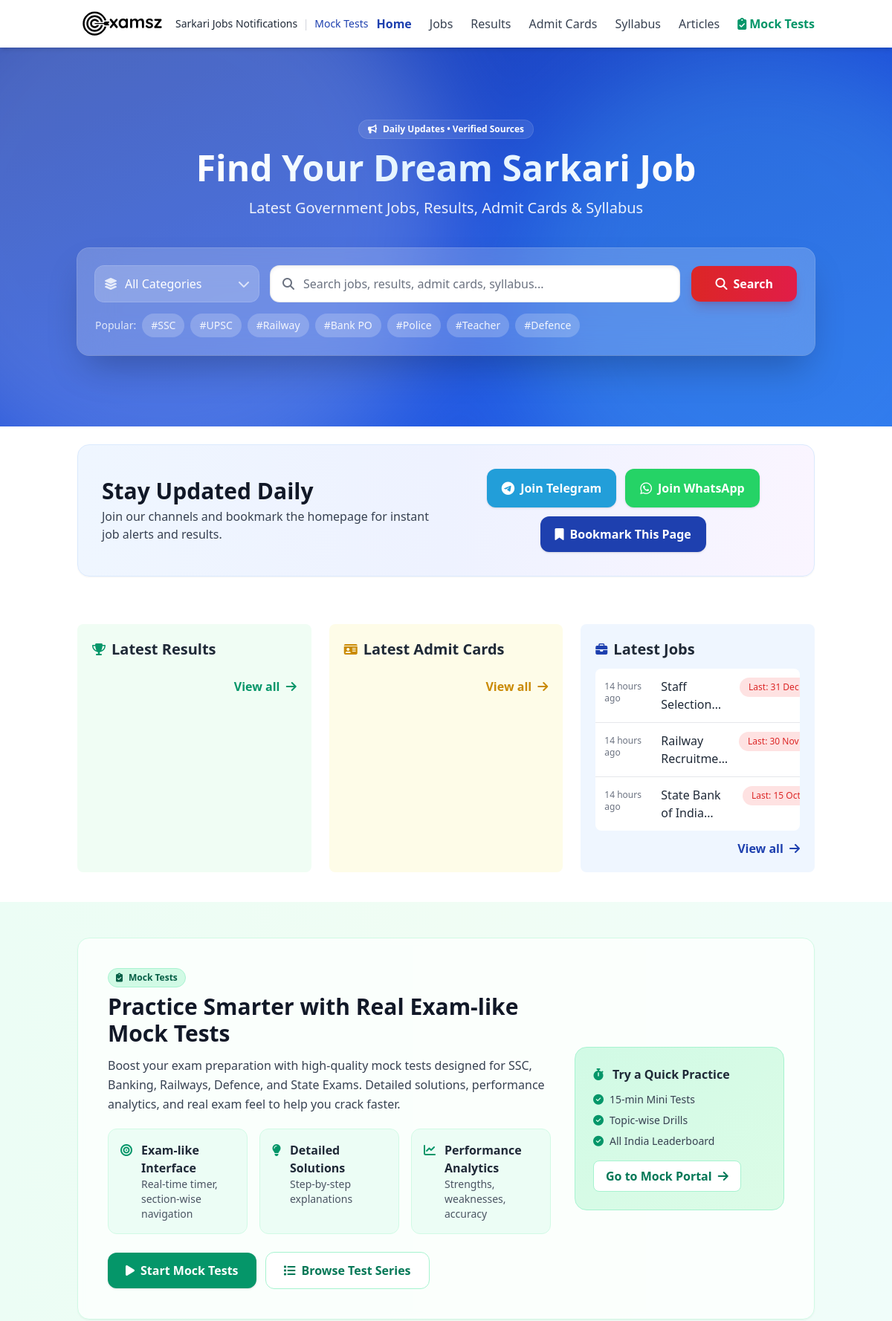
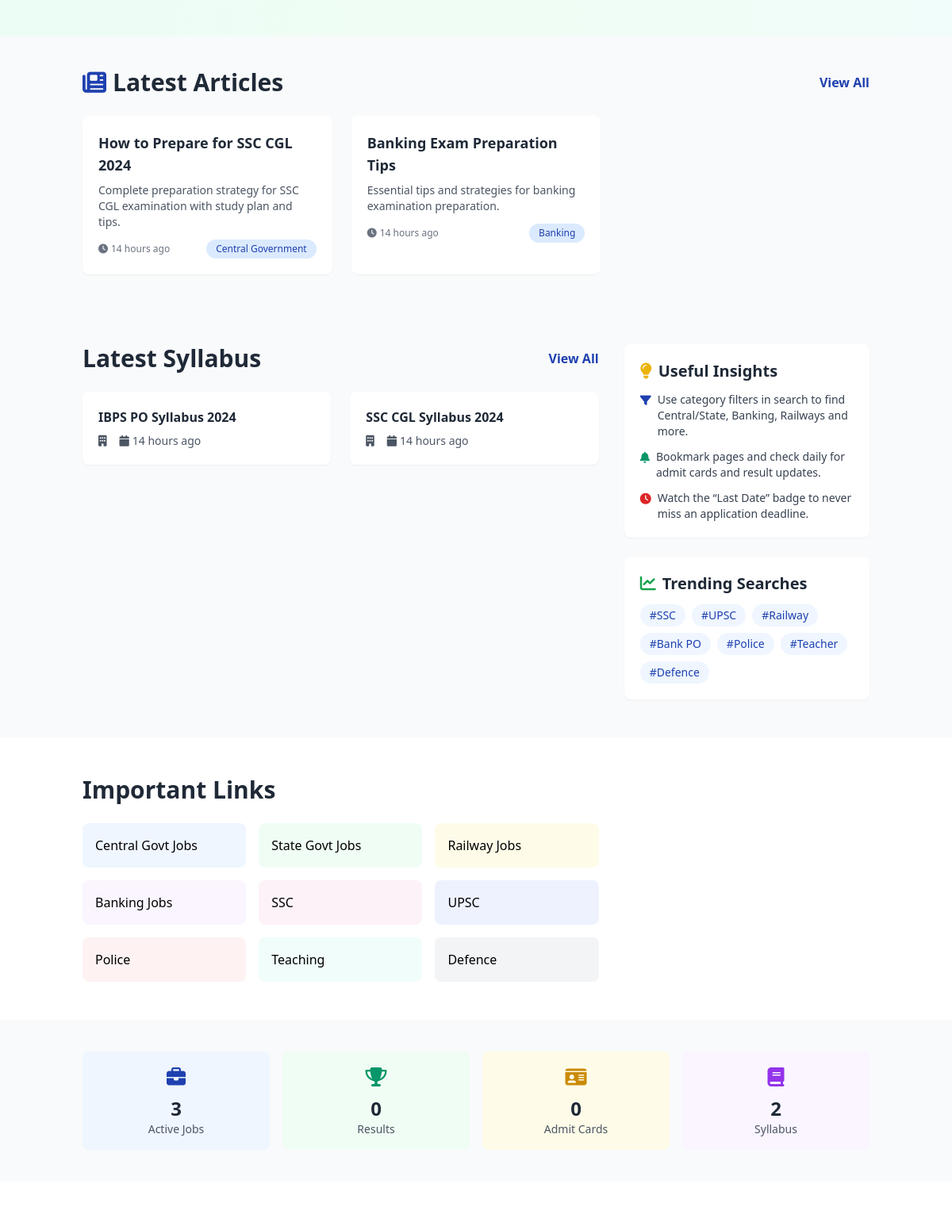
The page / (upper part) on the database its author committed (2 pictures, top to bottom).
### tables this page shows
CREATE TABLE jobs (
  id INT AUTO_INCREMENT PRIMARY KEY,
  title VARCHAR(255) NOT NULL,
  slug VARCHAR(255) NOT NULL UNIQUE,
  organization VARCHAR(150),
  location VARCHAR(150),
  apply_link VARCHAR(500),
  last_date DATE,
  vacancy_count INT DEFAULT 0,
  educational_qualification TEXT,
  age_limit VARCHAR(100),
  category_id INT,
  content LONGTEXT,
  attachments JSON DEFAULT NULL,
  thumbnail_url VARCHAR(500) NULL,
  author_id INT NULL,
  extras JSON NULL,
  status ENUM('draft','published') DEFAULT 'published',
  published_at DATETIME DEFAULT CURRENT_TIMESTAMP,
  created_at TIMESTAMP DEFAULT CURRENT_TIMESTAMP,
  updated_at TIMESTAMP NULL,
  FOREIGN KEY (category_id) REFERENCES categories(id) ON DELETE SET NULL,
  FOREIGN KEY (author_id) REFERENCES authors(id) ON DELETE SET NULL,
  FULLTEXT KEY ft_jobs_main (title, organization, location),
  KEY idx_jobs_category_id (category_id),
  KEY idx_jobs_published_at (published_at)
);

CREATE TABLE posts (
  id INT AUTO_INCREMENT PRIMARY KEY,
  title VARCHAR(255) NOT NULL,
  slug VARCHAR(255) NOT NULL UNIQUE,
  excerpt TEXT,
  content LONGTEXT,
  category_id INT,
  status ENUM('draft','published') DEFAULT 'published',
  meta_title VARCHAR(255),
  meta_description VARCHAR(255),
  thumbnail_url VARCHAR(500) NULL,
  author_id INT NULL,
  extras JSON NULL,
  published_at DATETIME DEFAULT CURRENT_TIMESTAMP,
  created_at TIMESTAMP DEFAULT CURRENT_TIMESTAMP,
  updated_at TIMESTAMP NULL,
  FOREIGN KEY (category_id) REFERENCES categories(id) ON DELETE SET NULL,
  FOREIGN KEY (author_id) REFERENCES authors(id) ON DELETE SET NULL,
  FULLTEXT KEY ft_posts_main (title, excerpt, content),
  KEY idx_posts_published_at (published_at)
);

CREATE TABLE categories (
  id INT AUTO_INCREMENT PRIMARY KEY,
  name VARCHAR(100) NOT NULL,
  slug VARCHAR(150) NOT NULL UNIQUE
);

CREATE TABLE syllabi (
  id INT AUTO_INCREMENT PRIMARY KEY,
  title VARCHAR(255) NOT NULL,
  slug VARCHAR(255) UNIQUE,
  organization VARCHAR(150) NULL,
  description LONGTEXT NULL,
  exam_date DATE NULL,
  download_url VARCHAR(500) NULL,
  sections LONGTEXT,
  thumbnail_url VARCHAR(500) NULL,
  author_id INT NULL,
  status ENUM('draft','published') DEFAULT 'published',
  extras JSON NULL,
  published_at DATETIME DEFAULT CURRENT_TIMESTAMP,
  created_at TIMESTAMP DEFAULT CURRENT_TIMESTAMP,
  updated_at TIMESTAMP NULL,
  FOREIGN KEY (author_id) REFERENCES authors(id) ON DELETE SET NULL,
  FULLTEXT KEY ft_syllabus_main (title, sections),
  KEY idx_syllabus_published_at (published_at)
);

### index.php (the view, shortened to what the rows shown need)
<?php
require_once __DIR__ . '/src/db.php';
require_once __DIR__ . '/src/helpers.php';
require_once __DIR__ . '/src/models/Job.php';
require_once __DIR__ . '/src/models/Syllabus.php';
require_once __DIR__ . '/src/models/Post.php';
$jobModel = new Job();
$syllabusModel = new Syllabus();
$postModel = new Post();
$latestJobs = [];
try {
    $db = getDB();
    if ($db && $db->getConnection()) {
        $latestJobs = $jobModel->getLatest(10);
        $latestSyllabus = $syllabusModel->getLatest(8);
        $latestPosts = method_exists($postModel, 'getLatest') ? $postModel->getLatest(6) : [];
    } else {
        $dbError = true;
    }
} catch (Exception $e) {
    $dbError = true;
    error_log("Homepage database error: " . $e->getMessage());
}
include 'includes/header.php';
?>
    <section class="relative overflow-hidden bg-gradient-to-br from-primary via-blue-700 to-blue-600 text-white py-14 md:py-24">
        <div class="container mx-auto px-4 relative">
            <div class="text-center max-w-3xl mx-auto">
                <h1 class="mt-4 text-3xl md:text-5xl font-extrabold leading-tight">
                    <span class="bg-clip-text text-transparent bg-gradient-to-r from-white via-sky-100 to-white">
                    </span>
                </h1>
            </div>
        </div>
    </section>
    <section class="py-6 bg-white">
        <div class="container mx-auto px-4">
            <div class="rounded-2xl p-6 md:p-8 bg-gradient-to-r from-blue-50 via-indigo-50 to-purple-50 border border-blue-100 shadow-sm">
                <div class="flex flex-col md:flex-row items-center gap-4 md:gap-6 justify-between">
                    <div class="text-center md:text-left">
                        <h2 class="text-2xl md:text-3xl font-extrabold text-gray-900">Stay Updated Daily</h2>
                    </div>
                </div>
            </div>
        </div>
    </section>
    <section class="py-10 bg-white">
        <div class="container mx-auto px-4">
            <div class="grid grid-cols-1 lg:grid-cols-3 gap-6">
                <div class="bg-green-50 rounded-lg p-5">
                    <div class="flex items-center mb-3">
                        <h2 class="text-xl font-bold text-gray-800">Latest Results</h2>
                    </div>
                </div>
                <div class="bg-yellow-50 rounded-lg p-5">
                    <div class="flex items-center mb-3">
                        <h2 class="text-xl font-bold text-gray-800">Latest Admit Cards</h2>
                    </div>
                </div>
                <div class="bg-blue-50 rounded-lg p-5">
                    <div class="flex items-center mb-3">
                        <h2 class="text-xl font-bold text-gray-800">Latest Jobs</h2>
                    </div>
                    <ul class="divide-y divide-gray-200 bg-white rounded-lg overflow-hidden">
                        <?php foreach ($latestJobs as $job): ?>
                        <li class="p-3 hover:bg-gray-50">
                            <a href="<?= SITE_URL ?>/job/<?= urlencode($job['slug']) ?>" class="flex items-start gap-3 justify-between">
                                <div class="flex items-start gap-3">
                                    <span class="text-xs text-gray-500 mt-1 w-16 shrink-0"><?= timeAgo($job['published_at']) ?></span>
                                    <span class="text-gray-800 font-medium line-clamp-2"><?= htmlspecialchars($job['title']) ?></span>
                                </div>
                                <?php if (!empty($job['last_date'])): ?>
                                <span class="badge badge-danger whitespace-nowrap">Last: <?= formatDate($job['last_date']) ?></span>
                                <?php endif; ?>
                            </a>
                        </li>
                        <?php endforeach; ?>
                    </ul>
                </div>
            </div>
        </div>
    </section>
    <section class="py-12 bg-gradient-to-r from-emerald-50 via-green-50 to-teal-50">
        <div class="container mx-auto px-4">
            <div class="rounded-2xl border border-emerald-100 bg-white/70 backdrop-blur-sm p-6 md:p-10 shadow-sm">
                <div class="grid grid-cols-1 lg:grid-cols-3 gap-8 items-center">
                    <div class="lg:col-span-2">
                        <h2 class="text-2xl md:text-3xl font-extrabold text-gray-900 mb-3">Practice Smarter with Real Exam-like Mock Tests</h2>
                    </div>
                </div>
            </div>
        </div>
    </section>
    <?php if (!empty($latestPosts)): ?>
    <section class="py-10 bg-gray-50">
        <div class="container mx-auto px-4">
            <div class="flex items-center justify-between mb-6">
                <h2 class="text-2xl md:text-3xl font-bold text-gray-800 flex items-center">
                    <i class="fas fa-newspaper text-primary mr-2"></i> Latest Articles
                </h2>
            </div>
            <div class="grid grid-cols-1 md:grid-cols-2 lg:grid-cols-3 gap-6">
                <?php foreach ($latestPosts as $p): ?>
                <article class="bg-white rounded-lg shadow-sm p-5 card-hover">
                    <h3 class="text-lg font-semibold text-gray-800 line-clamp-2 mb-2">
                        <a class="hover:text-primary" href="<?= SITE_URL ?>/post/<?= urlencode($p['slug']) ?>">
                            <?= htmlspecialchars($p['title']) ?>
                        </a>
                    </h3>
                    <?php if (!empty($p['excerpt'])): ?>
                    <p class="text-gray-600 text-sm line-clamp-3 mb-3"><?= htmlspecialchars($p['excerpt']) ?></p>
                    <?php endif; ?>
                    <div class="text-xs text-gray-500 flex items-center justify-between">
                        <span><i class="fas fa-clock mr-1"></i><?= timeAgo($p['published_at'] ?? $p['updated_at'] ?? '') ?></span>
                        <?php if (!empty($p['category_name'])): ?>
                        <span class="badge badge-primary"><?= htmlspecialchars($p['category_name']) ?></span>
                        <?php endif; ?>
                    </div>
                </article>
                <?php endforeach; ?>
            </div>
        </div>
    </section>
    <?php endif; ?>
    <section class="py-12 bg-gray-50">
        <div class="container mx-auto px-4">
            <div class="grid grid-cols-1 lg:grid-cols-3 gap-8">
                <div class="lg:col-span-2">
                    <div class="flex items-center justify-between mb-6">
                        <h2 class="text-2xl md:text-3xl font-bold text-gray-800">Latest Syllabus</h2>
                    </div>
                    <div class="grid grid-cols-1 md:grid-cols-2 gap-6">
                        <?php if (!empty($latestSyllabus)): ?>
                            <?php foreach ($latestSyllabus as $sy): ?>
                            <div class="bg-white rounded-lg shadow-sm p-5 card-hover">
                                <h3 class="font-semibold text-gray-800 mb-2 line-clamp-2">
                                    <a class="hover:text-primary" href="<?= SITE_URL ?>/syllabus/<?= urlencode($sy['slug']) ?>"><?= htmlspecialchars($sy['title']) ?></a>
                                </h3>
                                <div class="text-sm text-gray-600 flex items-center gap-3">
                                    <span><i class="fas fa-building mr-1"></i><?= htmlspecialchars($sy['organization'] ?? '') ?></span>
                                    <span><i class="fas fa-calendar mr-1"></i><?= timeAgo($sy['published_at']) ?></span>
                                </div>
                            </div>
                            <?php endforeach; ?>
                        <?php else: ?>
                            <div class="col-span-full text-gray-600">No syllabus available.</div>
                        <?php endif; ?>
                    </div>
                </div>
            </div>
        </div>
    </section>
    <section class="py-12 bg-white">
        <div class="container mx-auto px-4">
            <div class="grid grid-cols-1 lg:grid-cols-3 gap-8">
                <div class="lg:col-span-2">
                    <h2 class="text-2xl md:text-3xl font-bold text-gray-800 mb-6">Important Links</h2>
                </div>
            </div>
        </div>
    </section>
<?php include 'includes/footer.php'; ?>

### rows shown on the page
jobs: published_at "14 hours ago", title "Staff…", last_date "31 Dec…"
jobs: published_at "14 hours ago", title "Railway…", last_date "30 Nov…"
jobs: published_at "14 hours ago", title "State Bank of…", last_date "15 Oct…"
posts: title "How to Prepare for SSC CGL 2024", excerpt "Complete preparation strategy for SSC CGL examination with study plan and tips.", published_at "14 hours ago", category.name "Central Government"
posts: title "Banking Exam Preparation Tips", excerpt "Essential tips and strategies for banking examination preparation.", published_at "14 hours ago", category.name "Banking"
syllabi: title "IBPS PO Syllabus 2024", published_at "14 hours ago"
syllabi: title "SSC CGL Syllabus 2024", published_at "14 hours ago"

### other values the page prints
$chip "SSC"
$chip "UPSC"
$chip "Railway"
$chip "Bank PO"
$chip "Police"
$chip "Teacher"
$chip "Defence"
$jobModel->getCount() "3"
$resultModel->getCount() "0"
$admitModel->getCount() "0"
$syllabusModel->getCount() "2"
